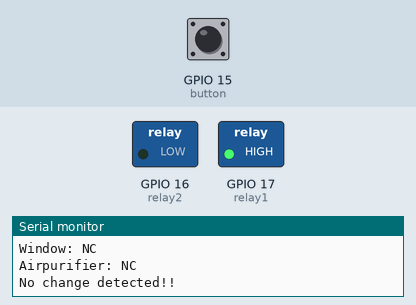
This sketch was run on a simulated ESP32. Shown: switched loads named in the sketch (green lamp = pin HIGH), the last lines printed to the serial monitor. Inputs (shaded band) come from the test bench; at power-on: GPIO 15 (button) LOW. WiFi joins after 1.5 s; servers stay silent unless stated; uploads are accepted with an empty reply.

Above: at 10.8 s.
10.9 s: GPIO 15 (button) pulled HIGH for 1.4 s
At 11.5 s:
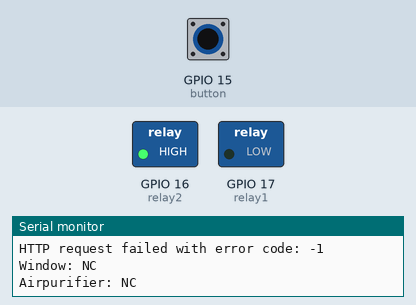
16.7 s: GPIO 15 (button) pulled HIGH for 3.2 s
At 23.6 s:
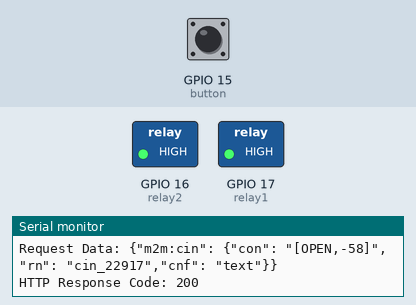
Timing chart, 0 to 25.1 s (numbered marks = the images above; inputs shaded):
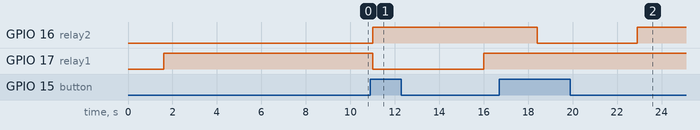

Measured:
- after the input at 10.9 s, GPIO 16 (relay2): LOW → HIGH after 0.11 s; GPIO 17 (relay1): HIGH → LOW after 0.11 s, → HIGH 5.0 s later
- after the input at 16.7 s, GPIO 16 (relay2): HIGH → LOW after 1.7 s, → HIGH 4.5 s later

The sketch:

Actuator_Control_OM2M_POST_OM2M.ino
```cpp
#include <HTTPClient.h>
#include <ArduinoJson.h>
#include <WiFi.h>

// WiFi params
// char* WIFI_SSID = "SCRC_LAB_IOT";
// char* WIFI_PSWD = "Scrciiith@123";
//  WiFi params
// char* WIFI_SSID ="IIIT-Guest";
// char* WIFI_PSWD = "I%GR#*S@!";

char* WIFI_SSID = "esw-m19@iiith";
char* WIFI_PSWD = "e5W-eMai@3!20hOct";

long rssi ;
// onem2m post
#define CSE_IP      "dev-onem2m.iiit.ac.in"
#define OM2M_ORGIN    ":"
#define CSE_PORT    443
#define HTTPS     false
#define OM2M_MN     "/~/in-cse/in-name/"
#define OM2M_AE     "AE-AQ"
#define OM2M_NODE_ID   "AQ-SN00-00"
#define OM2M_DATA_CONT  "AQ-SN00-00/ACK-WINDOW"
#define OM2M_DATA_LBL   "[\"AE-AQ\", \"V4.0.0\", \"AQ-SN00-00\", \"AQ-V4.0.0\"]"

WiFiClient client;

const int button = 15;
const int relay1 = 17;
const int relay2 = 16;

int buttonState = 0;
int flag = 0;

String conValue = "0";  // Initialize conValue with a default value
String window = "NC";
String airpurifier = "NC";
String Act ;

void connect_to_WIFI() {
  WiFi.mode(WIFI_STA);
  WiFi.disconnect();
  delay(100);
  WiFi.begin(WIFI_SSID, WIFI_PSWD);
  Serial.println("Connecting to WiFi..");
  while (WiFi.status() != WL_CONNECTED || WiFi.status() == WL_CONNECT_FAILED) {
    delay(500);
    Serial.print(".");
  }
  if (WiFi.status() == WL_CONNECTED) {
    Serial.println();
    Serial.println("Connected to " + String(WIFI_SSID) + " network");
    rssi = WiFi.RSSI();
    Serial.println("RSSI :" + String(rssi) + "db");
  } else {
    Serial.println();
    Serial.println("Failed to connect to WiFi");
  }
}

String sendGET(String url) {
  HTTPClient http;
  http.setTimeout(10000); // Set a timeout of 10 seconds (adjust as needed)
  http.begin(url);
  http.addHeader("X-M2M-Origin", "dev_guest:dev_guest");
  http.addHeader("Content-Type", "application/json");
  int httpCode = http.GET();
  String payload = "";

  if (httpCode > 0) {
    payload = http.getString();
    Serial.println("---------------------------------check onem2m after 10 sec ----------------------------------------------");
    // Serial.println(payload);
    // Find the "con" field within the payload
    int conStart = payload.indexOf("\"con\" : ");
    if (conStart >= 0) {
      int conEnd = payload.indexOf("\n", conStart);
      if (conEnd >= 0) {
        conValue = payload.substring(conStart + 8, conEnd);  // Extract "con" value
        conValue.trim();                                     // Remove leading and trailing spaces
        Serial.print("OneM2M value : ");
        Serial.println(conValue);

        // Remove square brackets
        conValue = conValue.substring(1, conValue.length() - 1);

        // Split the string by comma
        int commaIndex = conValue.indexOf(',');
        window = conValue.substring(0, commaIndex); // Update global variable
        airpurifier = conValue.substring(commaIndex + 1); // Update global variable

        // Print the extracted values without square brackets
        Serial.print("window: ");
        Serial.println(window.substring(1));
        window = conValue.substring(1, commaIndex); // Remove the leading '['
        airpurifier = airpurifier.substring(0, airpurifier.length() - 1);
        Serial.print("airpurifier: ");
        Serial.println(airpurifier);
      }
    }
  } else {
    Serial.print("HTTP request failed with error code: ");
    Serial.println(httpCode);
  }

  http.end();
  return conValue;
}

void clockWise() {
  digitalWrite(relay1, LOW);
  digitalWrite(relay2, HIGH);
}

void antiClockWise() {
  digitalWrite(relay1, HIGH);
  digitalWrite(relay2, LOW);
}

void stayLOW() {
  digitalWrite(relay1, HIGH);
  digitalWrite(relay2, HIGH);
}

void post_onem2m() {
  HTTPClient http;

  String data  = "[" + String(Act) + "," + String(rssi) +"]";

  String server = "http://" + String(CSE_IP) + ":" + String(CSE_PORT) + String(OM2M_MN);

  http.begin(client, server + OM2M_AE + "/" + OM2M_DATA_CONT);
  http.addHeader("X-M2M-Origin", OM2M_ORGIN);
  http.addHeader("Content-Type", "application/json;ty=4");

  String req_data = String() + "{\"m2m:cin\": {"
                    + "\"con\": \"" + data + "\","
                    + "\"rn\": \"" + "cin_" + String(millis()) + "\","
                    + "\"cnf\": \"text\""
                    + "}}";

  Serial.println("Server URL: " + server);
  Serial.println("Request Data: " + req_data);

  int code = http.POST(req_data);
  http.end();
  Serial.println("HTTP Response Code: " + String(code));
  delay(1000);
}

void setup() {

  Serial.begin(115200);
  connect_to_WIFI();
  pinMode(relay1, OUTPUT);
  pinMode(relay2, OUTPUT);
  pinMode(button, INPUT);

  digitalWrite(relay1, HIGH);
  digitalWrite(relay2, HIGH);

  antiClockWise();
  Serial.println("Wait for 8 seconds ......");
  delay(8000);
}

void loop() {
  // Make an HTTP GET request to your desired URL and update conValue
  String url = "http://dev-onem2m.iiit.ac.in:443/~/in-cse/in-name/AE-AQ/AQ-SN00-00/Data/la";
  conValue = sendGET(url);
  Serial.println("Window: " + window);
  Serial.println("Airpurifier: " + airpurifier);

  buttonState = digitalRead(button);

    // if (flag == 0 && (buttonState == 1 || window == "1")) {
  if (flag == 0 && (buttonState == 1 || window == "CLOSE")) {
  // if (flag == 0 &&  window == "CLOSE") {
    clockWise();
    delay(2000);
    Serial.println("Closing the window ......");
    flag = 1;
    window = "NC";
    buttonState = 0;
    Act="CLOSE";
    // delay(10000);
    delay(3000);
    stayLOW();
    post_onem2m();

  }
  // else if (flag == 1 && (buttonState == 1 || window == "0")) {
  else if (flag == 1 && (buttonState == 1 || window == "OPEN")) {
  // else if (flag == 1 && window == "OPEN") {
    antiClockWise();
    flag = 0;
    window = "NC";
    buttonState = 0;
    Serial.println("Opening  the window......");
    // delay(10000);
    Act="OPEN";
    delay(4500);
    // delay(3000);
    stayLOW();
    post_onem2m();
  }
  else {
    // stayLOW();
    Serial.println("No change detected!!");
    // post_onem2m();
  }
  delay(1000);
  // delay(60000);
}
```
